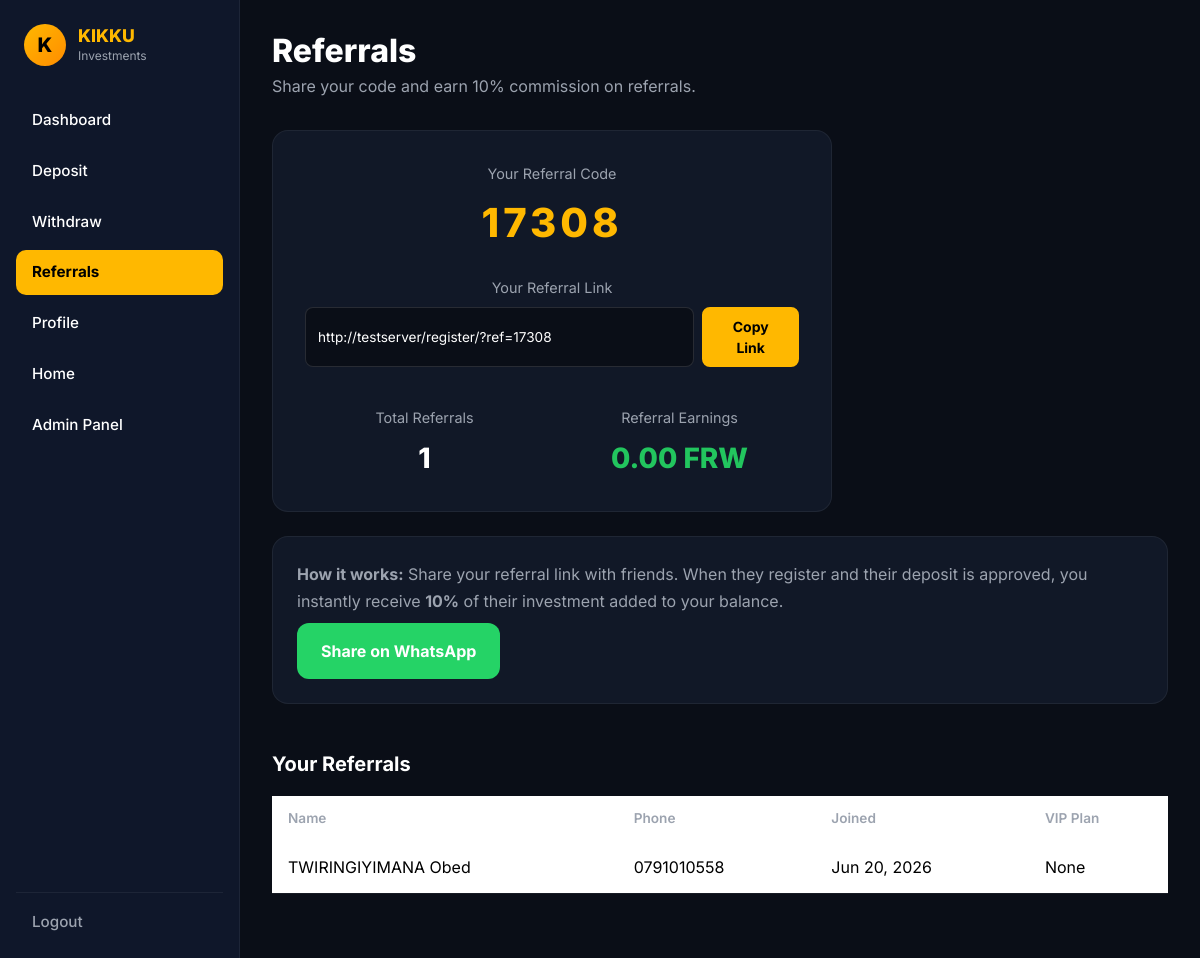
Page /dashboard/referrals/ (signed in) on the committed database.
### accounts/models.py (models this page shows, shortened)
class CustomUser(AbstractUser):
    ROLE_CHOICES = (
        ("user", "User"),
        ("admin", "Admin"),
    )
    STATUS_CHOICES = (
        ("active", "Active"),
        ("blocked", "Blocked"),
    )
    phone_number = models.CharField(
        max_length=20,
        unique=True
    )
    referral_code = models.CharField(
        max_length=10,
        unique=True,
        blank=True
    )
    referred_by = models.ForeignKey(
        "self",
        null=True,
        blank=True,
        on_delete=models.SET_NULL
    )
    role = models.CharField(
        max_length=20,
        choices=ROLE_CHOICES,
        default="user"
    )
    status = models.CharField(
        max_length=20,
        choices=STATUS_CHOICES,
        default="active"
    )
    balance = models.DecimalField(
        max_digits=12,
        decimal_places=2,
        default=0
    )
    total_referrals = models.IntegerField(default=0)
    referral_earnings = models.DecimalField(
        max_digits=12,
        decimal_places=2,
        default=0
    )
    vip_plan = models.CharField(
        max_length=100,
        null=True,
        blank=True
    )
    total_deposits = models.DecimalField(
        max_digits=12,
        decimal_places=2,
        default=0
    )
    total_withdrawals = models.DecimalField(
        max_digits=12,
        decimal_places=2,
        default=0
    )

### dashboard/views.py (the view)
@login_required
@active_user_required
def referrals_view(request):
    referral_link = request.build_absolute_uri(
        reverse("register")
    ) + "?ref=" + request.user.referral_code
    referred_users = CustomUser.objects.filter(
        referred_by=request.user
    ).order_by("-date_joined")
    return render(
        request,
        "dashboard/referrals.html",
        {
            "referral_link": referral_link,
            "referral_commission": settings.REFERRAL_COMMISSION_PERCENT,
            "referred_users": referred_users,
        },
    )

### kikku_investments/context_processors.py (called while the page is built)
def community_links(request):
    return {
        "whatsapp_phone": settings.WHATSAPP_PHONE,
        "whatsapp_contact_url": settings.WHATSAPP_CONTACT_URL,
        "whatsapp_community_url": settings.WHATSAPP_COMMUNITY_URL,
        "telegram_group_url": settings.TELEGRAM_GROUP_URL,
    }

### templates/dashboard/referrals.html (shortened to what this page needs)
{% extends 'dashboard/base_dashboard.html' %}
{% load humanize %}
{% block dashboard_content %}
<div class="dashboard-header">
    <h1>Referrals</h1>
    <p>Share your code and earn {{ referral_commission }}% commission on referrals.</p>
</div>
<div class="referral-card">
    <div class="stat-label">Your Referral Code</div>
    <div class="referral-code">{{ user.referral_code }}</div>
    <div class="stat-label mt-4">Your Referral Link</div>
    <div class="referral-link-box">
        <input
            type="text"
            id="referralLink"
            class="form-control referral-link-input"
            value="{{ referral_link }}"
            readonly
        >
        <button type="button" class="btn btn-kikku-solid" id="copyLinkBtn">
            Copy Link
        </button>
    </div>
    <div class="row g-3 mt-4">
        <div class="col-6">
            <div class="stat-label">Total Referrals</div>
            <div class="stat-value">{{ user.total_referrals }}</div>
        </div>
        <div class="col-6">
            <div class="stat-label">Referral Earnings</div>
            <div class="stat-value stat-green">
                {{ user.referral_earnings|intcomma }} FRW
            </div>
        </div>
    </div>
</div>
<div class="instruction-card mt-4">
    <p class="mb-2">
        <strong>How it works:</strong> Share your referral link with friends.
        When they register and their deposit is approved, you instantly receive
        <strong>{{ referral_commission }}%</strong> of their investment added to your balance.
    </p>
    <a
        href="https://wa.me/?text=Join%20Kikku%20Investments%20and%20start%20earning!%20{{ referral_link|urlencode }}"
        target="_blank"
        rel="noopener"
        class="btn btn-whatsapp"
    >
        Share on WhatsApp
    </a>
</div>
{% if referred_users %}
<div class="dashboard-section mt-5">
    <h3 class="section-heading">Your Referrals</h3>
    <div class="table-responsive">
        <table class="table dashboard-table">
            <thead>
                <tr>
                    <th>Name</th>
                    <th>Phone</th>
                    <th>Joined</th>
                    <th>VIP Plan</th>
                </tr>
            </thead>
            <tbody>
                {% for ref in referred_users %}
                <tr>
                    <td>{{ ref.first_name|default:"—" }}</td>
                    <td>{{ ref.phone_number }}</td>
                    <td>{{ ref.date_joined|date:"M d, Y" }}</td>
                    <td>{{ ref.vip_plan|default:"None" }}</td>
                </tr>
                {% endfor %}
            </tbody>
        </table>
    </div>
</div>
{% endif %}
{% endblock %}

### static/css/style.css (style rules this page uses)
:root { --kikku-bg: #0a0e17; --kikku-bg-card: #111827; --kikku-bg-card-hover: #1a2235; --kikku-yellow: #ffb800; --kikku-yellow-dark: #e6a600; --kikku-orange: #ff8c00; --kikku-green: #22c55e; --kikku-whatsapp: #25d366; --kikku-telegram: #0088cc; --kikku-text: #ffffff; --kikku-text-muted: #9ca3af; --kikku-navy: #0f172a; }
* { box-sizing: border-box; }
body { background-color: var(--kikku-bg); color: var(--kikku-text); font-family: "Inter", system-ui, -apple-system, sans-serif; min-height: 100vh; }
a { text-decoration: none; }
.btn-kikku-solid { background: var(--kikku-yellow); color: #000; border: 2px solid var(--kikku-yellow); border-radius: 8px; font-weight: 700; padding: 0.45rem 1.25rem; font-size: 0.875rem; transition: all 0.2s; }
.btn-whatsapp { background: var(--kikku-whatsapp); color: #fff; border: none; border-radius: 12px; font-weight: 700; padding: 1rem 1.5rem; transition: all 0.2s; }
.dashboard-body { overflow-x: hidden; }
.dashboard-header h1 { font-size: 2rem; font-weight: 800; margin-bottom: 0.25rem; }
.dashboard-header p { color: var(--kikku-text-muted); margin-bottom: 2rem; }
.stat-label { color: var(--kikku-text-muted); font-size: 0.9rem; margin-bottom: 0.5rem; }
.stat-value { font-size: 1.75rem; font-weight: 800; }
.stat-green { color: var(--kikku-green); }
.section-heading { font-size: 1.25rem; font-weight: 700; margin-bottom: 1.25rem; }
.dashboard-section { margin-bottom: 2rem; }
.instruction-card { background: var(--kikku-bg-card); border: 1px solid rgba(255, 255, 255, 0.06); border-radius: 16px; padding: 1.5rem; color: var(--kikku-text-muted); line-height: 1.7; }
.instruction-card p { margin-bottom: 0.75rem; }
.referral-card { background: var(--kikku-bg-card); border: 1px solid rgba(255, 255, 255, 0.06); border-radius: 16px; padding: 2rem; text-align: center; max-width: 560px; }
.referral-code { font-size: 2.5rem; font-weight: 800; color: var(--kikku-yellow); letter-spacing: 4px; }
.referral-link-box { display: flex; gap: 0.5rem; margin-top: 0.5rem; }
.referral-link-input { background: var(--kikku-bg); border: 1px solid rgba(255, 255, 255, 0.12); color: var(--kikku-text); border-radius: 8px; font-size: 0.85rem; }
.dashboard-table { color: var(--kikku-text); margin: 0; }
.dashboard-table thead th { color: var(--kikku-text-muted); font-weight: 600; font-size: 0.85rem; border-bottom-color: rgba(255, 255, 255, 0.08); padding: 0.75rem 1rem; }
.dashboard-table tbody td { border-bottom-color: rgba(255, 255, 255, 0.06); padding: 0.85rem 1rem; vertical-align: middle; }

### rows in the picture
CustomUser: referral_code "17308", total_referrals "1", referral_earnings "0.00"
CustomUser: first_name "TWIRINGIYIMANA Obed", phone_number "0791010558", date_joined "Jun 20, 2026", vip_plan "None"

### other values in the picture
{{ referral_commission }} "10"
